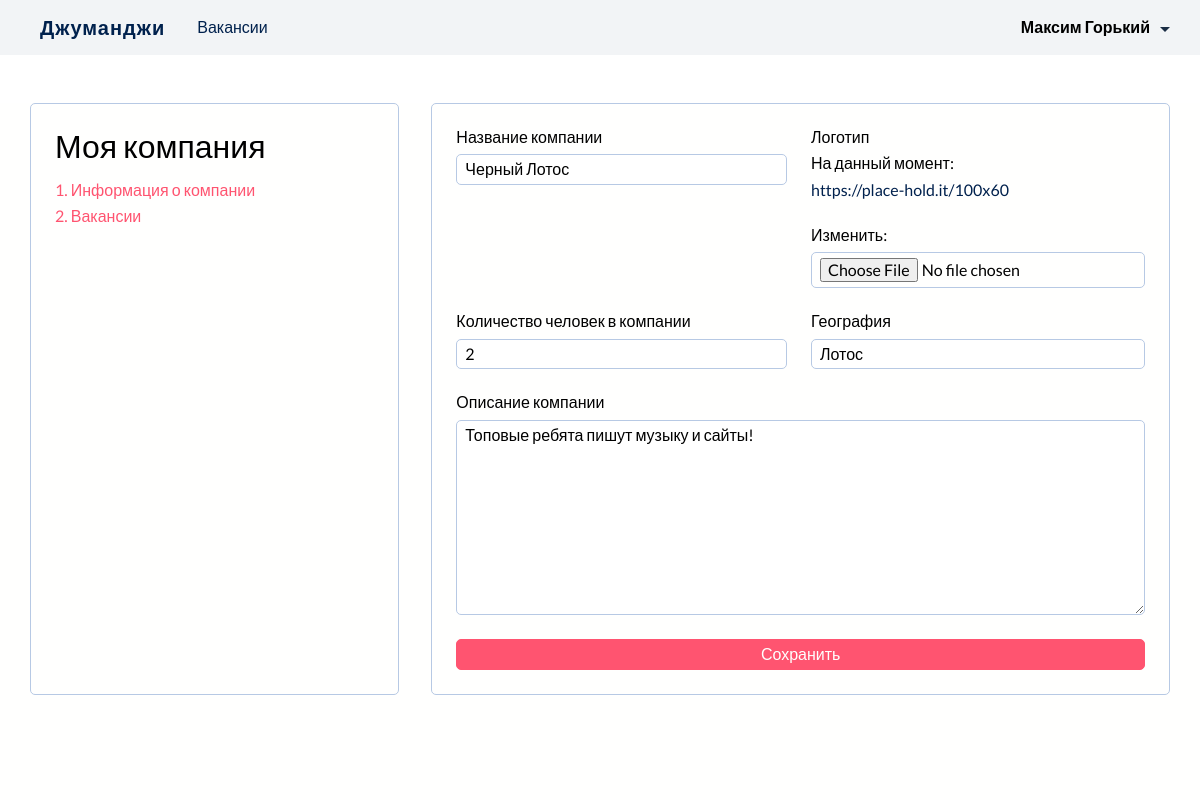
/mycompany/ (signed in), run on the app's committed database.
### jumanji/models.py (models this page shows, shortened)
class Company(models.Model):
    title = models.CharField(max_length=100)
    location = models.CharField(max_length=200, null=True, blank=True)
    logo = models.ImageField(upload_to="company_logos", default="https://place-hold.it/100x60")
    employee_count = models.IntegerField()
    description = models.TextField()
    owner = models.OneToOneField(User, on_delete=models.CASCADE, related_name="company", blank=True, null=True)

### jumanji/views.py (the view)
# urls.py: path('mycompany/', MyCompanyView.as_view(), name="mycompany"),
class MyCompanyView(UpdateView):
    template_name = 'jumanji/mycompany/mycompany.html'
    model = Company
    form_class = CompanyForm
    success_url = reverse_lazy('mycompany')
    def get_object(self):
        user = self.request.user
        object = Company.objects.get(owner=user)
        return object
    def get(self, request):
        if not hasattr(request.user, 'company'):
            return redirect('letsstart_company')
        return super().get(request)

### jumanji/forms.py
class CompanyForm(forms.ModelForm):
    class Meta:
        model =  Company
        exclude = ('owner',)

### jumanji/templates/jumanji/mycompany/mycompany.html
{% extends './template.html' %}
{% block company-info %}
    {% include '../block/company-form.html' %}
{% endblock  %}

### templates/block/header.html (shortened to what this page needs)
{% load static %}
<header>
    <div class="container">
        <div class="header__inner">
            <nav>
                <a class="logo" href="/#">Джуманджи</a>
                <a href="{% url 'all_vacancies' %}">Вакансии</a>
            </nav>
            <div class="user">
            {% if user.is_authenticated %}
                <div class="user-menu">
                    <strong>{{ user.first_name }} {{ user.last_name }}</strong>
                </div>
            {% else %}
                <a href="{% url 'login' %}" class="login">Вход</a>
            {% endif %}
            </div>
        </div>
    </div>
</header>

### jumanji/templates/jumanji/block/company-form.html (shortened to what this page needs)
<form class="company" action="" method="post">
    <div class="form-item title">
        <label for="title">Название компании</label>
        {{ form.title }}
    </div>
    <div class="form-item logo">
        <label for="logo">Логотип</label>
        {{ form.logo }}
    </div>
    <div class="form-item employees">
        <label for="employee_count">Количество человек в компании</label>
        {{ form.employee_count }}
    </div>
    <div class="form-item location">
        <label for="location">География</label>
        {{ form.location }}
    </div>
    <div class="form-item description">
        <label for="description">Описание компании</label>
        {{ form.description }}
    </div>
    <div class="form-item button">
        <button class="primary" type="submit">Сохранить</button>
    </div>
</form>

### static/css/general_style.css (style rules this page uses)
:root { --background: #fffffe; --secondBackground: #f2f4f6; --darkBackground: #001534; --headline: #00214d; --paragraph: #1b2d45; --darkParagraph: #b7c9e4; --red: #ff5470; --lightRed: rgba(255, 84, 112, .2); --yellow: #fde24f; --skyBlue: #00ebc7; }
* { font-family: 'Lato', sans-serif; }
body { display: flex; flex-direction: column; min-height: 100vh; }
.container { min-height: 100%; max-width: 1140px; margin: 0 auto; padding: 0 1.5rem; }
a { text-decoration: none; color: var(--headline); }
.form-item { display: flex; flex-direction: column; gap: .5rem; }
input, textarea, select { outline: none; border: 1px solid var(--darkParagraph); border-radius: 5px; padding: 5px 8px; }
.btn, button { background-color: var(--secondBackground); border: 1px solid var(--darkParagraph); border-radius: 5px; padding: 5px 8px; color: var(--headline); cursor: pointer; }
.btn.primary, button.primary { background-color: var(--red); color: var(--background); border-color: var(--red); }
form .title { grid-area: title; }
form .logo { grid-area: logo; }
form .employees { grid-area: employees; }
form .location { grid-area: location; }
form .description { grid-area: description; }
form .button { grid-area: button; }
header { background-color: var(--secondBackground); padding: 1rem; margin-bottom: 3rem; }
.header__inner { display: flex; justify-content: space-between; align-items: center; }
header nav { display: flex; align-items: center; gap: 2rem; }
header .logo { font-weight: 600; font-size: 1.25rem; letter-spacing: 1px; }
header .user-menu { position: relative; cursor: pointer; padding-right: 10px; }
header .user-menu:after { content: ''; position: absolute; right: -10px; top: 50%; width: 0; height: 0; border-style: solid; border-width: 5px 5px 0 5px; border-color: var(--paragraph) transparent transparent transparent; }

### jumanji/static/css/style.css (style rules this page uses)
form.company { display: grid; grid-template-columns: 1fr 1fr; grid-template-areas: 'title logo' 'employees location' 'description description' 'button button'; gap: 1.5rem; width: 100%; font-size: 1rem; }

### data on the page
Company: title "Черный Лотос", employee_count "2", location "Лотос", description "Топовые ребята пишут музыку и сайты!"

### other printed values
{{ user.first_name }} "Максим"
{{ user.last_name }} "Горький"
